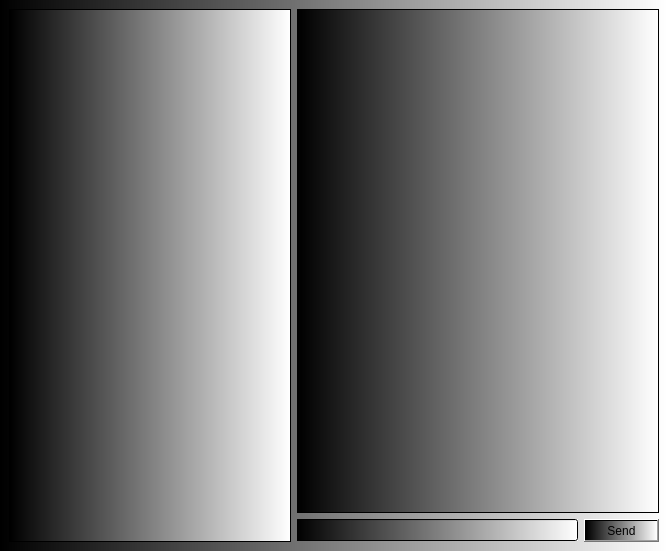
<?xml version="1.0" encoding="UTF-8"?>
<ui version="4.0">
 <class>MainWindow</class>
 <widget class="QMainWindow" name="MainWindow">
  <property name="geometry">
   <rect>
    <x>0</x>
    <y>0</y>
    <width>668</width>
    <height>551</height>
   </rect>
  </property>
  <property name="windowTitle">
   <string>MainWindow</string>
  </property>
  <property name="styleSheet">
   <string notr="true">background-color: qlineargradient(spread:pad, x1:0, y1:0, x2:1, y2:0, stop:0 rgba(0, 0, 0, 255), stop:1 rgba(255, 255, 255, 255));</string>
  </property>
  <widget class="QWidget" name="centralwidget">
   <layout class="QGridLayout" name="gridLayout">
    <item row="0" column="1" colspan="2">
     <widget class="QScrollArea" name="scrollArea">
      <property name="widgetResizable">
       <bool>true</bool>
      </property>
      <widget class="QWidget" name="sa_messages">
       <property name="geometry">
        <rect>
         <x>0</x>
         <y>0</y>
         <width>360</width>
         <height>481</height>
        </rect>
       </property>
       <layout class="QGridLayout" name="gridLayout_2">
        <item row="0" column="0">
         <layout class="QVBoxLayout" name="vl_message_list"/>
        </item>
       </layout>
      </widget>
     </widget>
    </item>
    <item row="1" column="1">
     <widget class="QLineEdit" name="te_message"/>
    </item>
    <item row="1" column="2">
     <widget class="QPushButton" name="btn_send">
      <property name="text">
       <string>Send</string>
      </property>
     </widget>
    </item>
    <item row="0" column="0" rowspan="2">
     <widget class="QScrollArea" name="scrollArea_2">
      <property name="widgetResizable">
       <bool>true</bool>
      </property>
      <widget class="QWidget" name="widget">
       <property name="geometry">
        <rect>
         <x>0</x>
         <y>0</y>
         <width>280</width>
         <height>510</height>
        </rect>
       </property>
       <layout class="QGridLayout" name="gridLayout_3">
        <item row="0" column="0">
         <layout class="QVBoxLayout" name="verticalLayout_2"/>
        </item>
       </layout>
      </widget>
     </widget>
    </item>
   </layout>
  </widget>
  <widget class="QMenuBar" name="menubar">
   <property name="geometry">
    <rect>
     <x>0</x>
     <y>0</y>
     <width>668</width>
     <height>21</height>
    </rect>
   </property>
  </widget>
 </widget>
 <resources/>
 <connections/>
</ui>
